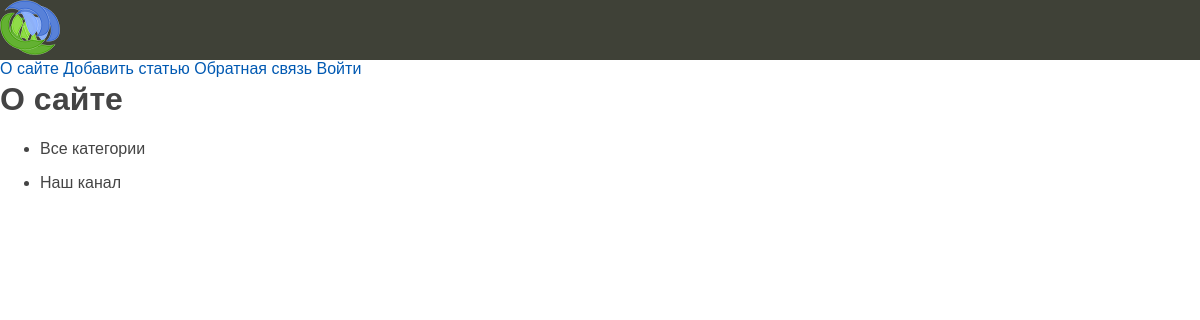
/shoes/about/, run on an earlier commit of the app's database.
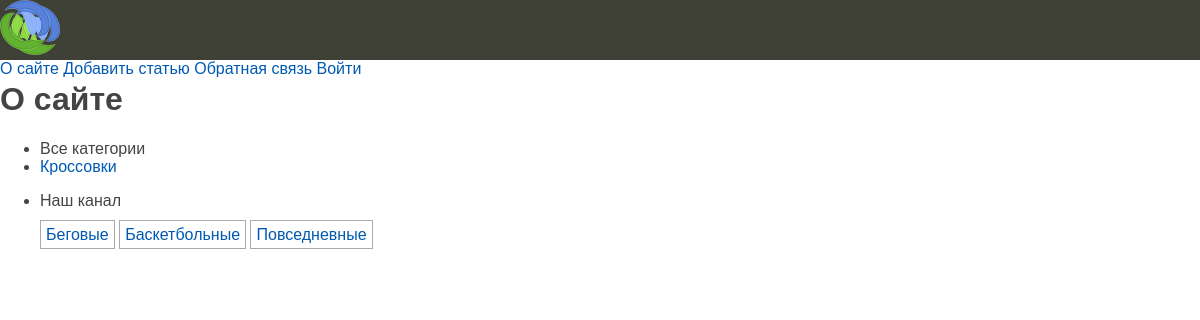
And on a later commit of the database.
### shoes/models.py (models this page shows, shortened)
class Category(models.Model):
    name = models.CharField(max_length=100, db_index=True, verbose_name="Категория")
    slug = models.SlugField(max_length=255, unique=True, db_index=True)
    def get_absolute_url(self):
        return reverse('category', kwargs={'cat_slug': self.slug})
    class Meta:
        verbose_name = 'Категория'
        verbose_name_plural = 'Категории'

class TagPost(models.Model):
    tag = models.CharField(max_length=100, db_index=True)
    slug = models.SlugField(max_length=255, unique=True, db_index=True)
    def get_absolute_url(self):
        return reverse('tag', kwargs={'tag_slug': self.slug})

### shoes/views.py (the view)
# urls.py: path('about/', views.about, name='about'),
def about(request):
    return render(request, 'shoes/about.html', {'title': 'О сайте', 'menu': menu})

### shoes/templatetags/shoes_tags.py (called while the page is built)
@register.inclusion_tag('shoes/list_categories.html')
def show_categories(cat_selected_id=0):
    cats = Category.objects.annotate(total=Count("posts")).filter(total__gt=0)
    return {"cats": cats, "cat_selected": cat_selected_id}

@register.inclusion_tag('shoes/list_tags.html')
def show_all_tags():
    return {"tags": TagPost.objects.all()}

### shoes/templates/shoes/about.html (shortened to what this page needs)
{% extends 'base.html' %}

### shoes/templates/shoes/list_categories.html
{% for cat in cats %}
    {% if cat.id == cat_selected %}
        <li class="selected">{{cat.name}}</li>
    {% else %}
        <li><a href="{{ cat.get_absolute_url }}">{{cat.name}}</a></li>
    {% endif %}
{% endfor %}

### shoes/templates/shoes/list_tags.html
{% if tags %}
<ul class="tags-list">
    {% for t in tags %}
    <li><a href="{{ t.get_absolute_url }}">{{ t.tag }}</a></li>
    {% endfor %}
</ul>
{% endif %}

What changed in the data, as far as the page shows it:
added Category: name "Кроссовки"
added TagPost: tag "Беговые"
added TagPost: tag "Баскетбольные"
added TagPost: tag "Повседневные"
